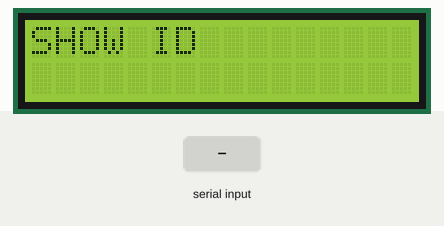
A sketch run on a simulated Arduino Mega 2560, built with avr-gcc and run on an emulated ATmega2560. Parts: 16×2 character LCD. Inputs (shaded band) come from the test bench.

Above: at 2.3 s.
2.4 s: "1" received over the second serial link
At 5.2 s:
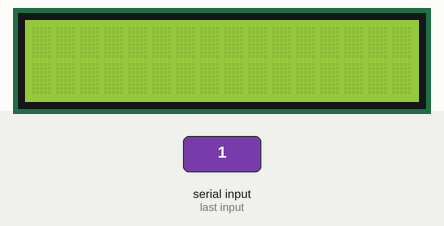
5.4 s: "0" received over the second serial link
At 7.0 s:
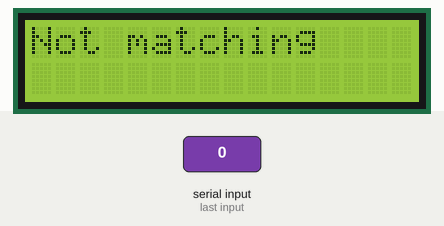
8.4 s: "2" received over the second serial link
Timing chart, 0 to 11.4 s (numbered marks = the images above; inputs shaded):
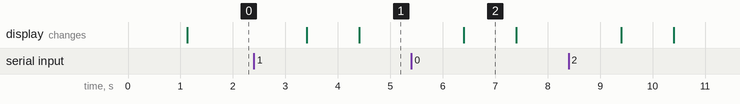

Measured:
- after the input at 2.4 s, the display: first changes after 1.0 s (image 1 shows a later state)
- after the input at 5.4 s, the display: changes after 1.0 s (image 2)
- what the display in image 2 shows lasts 1.0 s, from 6.4 s to 7.4 s

The sketch:

RFID_Attendance.ino
```cpp
#include <LiquidCrystal.h>
LiquidCrystal lcd(47, 46, 45, 40, 39, 38, 37);
String v;
String tag =  "3B003B3B86BD";
int M1 = 33;
int M2 = 34;
void setup()
{
  lcd.begin(16,2);
  Serial3.begin(9600);
  Serial.begin(9600);
  lcd.begin(16,2);
  lcd.print("RFID BASED");
  lcd.setCursor(0,1);
  lcd.print("ATTENDANCE SYSTEM");
  delay(1000);
  lcd.setCursor(0,0);
  lcd.clear();
  lcd.print("SHOW ID");
}
void loop() {
  // put your main code here, to run repeatedly:
if (Serial3.available()>0)
{
  v = Serial3.readString();
if (v == tag)
{
  lcd.setCursor(0, 0);
  lcd.write("Welcome");
  Serial.print("Present");
  delay(1000);
  digitalWrite(M1, HIGH);
  digitalWrite(M2, LOW);
  delay(1000);
  digitalWrite(M1, LOW);
  digitalWrite(M2, HIGH);
  delay(1000);
  digitalWrite(M1, LOW);
  digitalWrite(M2, LOW);
  delay(1000);
  lcd.clear();
}
else
{
  lcd.setCursor(0, 0);
  lcd.write("Not matching");
  delay(1000);
  lcd.clear();
}
}
}
```
